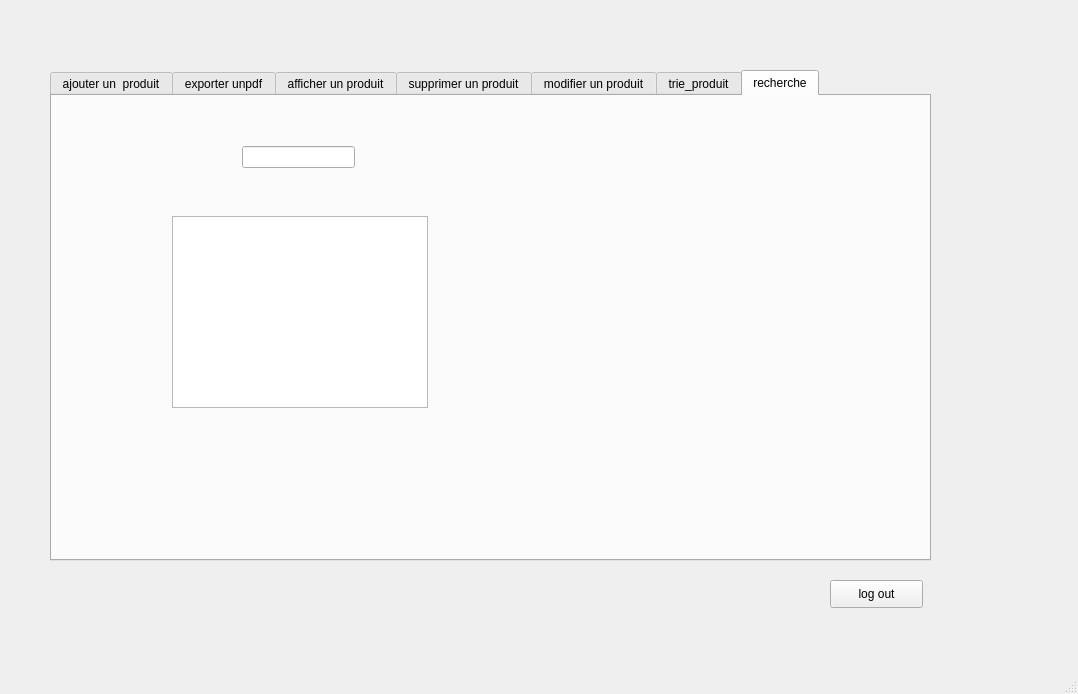
<?xml version="1.0" encoding="UTF-8"?>
<ui version="4.0">
 <class>WindowProduit</class>
 <widget class="QMainWindow" name="WindowProduit">
  <property name="geometry">
   <rect>
    <x>0</x>
    <y>0</y>
    <width>1078</width>
    <height>694</height>
   </rect>
  </property>
  <property name="windowTitle">
   <string>MainWindow</string>
  </property>
  <widget class="QWidget" name="centralwidget">
   <widget class="QTabWidget" name="tabWidget">
    <property name="geometry">
     <rect>
      <x>50</x>
      <y>70</y>
      <width>881</width>
      <height>491</height>
     </rect>
    </property>
    <property name="currentIndex">
     <number>6</number>
    </property>
    <widget class="QWidget" name="tab">
     <attribute name="title">
      <string>ajouter un  produit</string>
     </attribute>
     <widget class="QGroupBox" name="groupBox">
      <property name="geometry">
       <rect>
        <x>50</x>
        <y>40</y>
        <width>461</width>
        <height>311</height>
       </rect>
      </property>
      <property name="title">
       <string>ajot</string>
      </property>
      <widget class="QLabel" name="label">
       <property name="geometry">
        <rect>
         <x>50</x>
         <y>60</y>
         <width>56</width>
         <height>16</height>
        </rect>
       </property>
       <property name="text">
        <string>id</string>
       </property>
      </widget>
      <widget class="QLineEdit" name="le_id">
       <property name="geometry">
        <rect>
         <x>170</x>
         <y>60</y>
         <width>113</width>
         <height>22</height>
        </rect>
       </property>
      </widget>
      <widget class="QLineEdit" name="le_couleur">
       <property name="geometry">
        <rect>
         <x>160</x>
         <y>110</y>
         <width>113</width>
         <height>22</height>
        </rect>
       </property>
      </widget>
      <widget class="QLineEdit" name="le_type">
       <property name="geometry">
        <rect>
         <x>170</x>
         <y>150</y>
         <width>113</width>
         <height>22</height>
        </rect>
       </property>
      </widget>
      <widget class="QPushButton" name="pb_ajouter">
       <property name="geometry">
        <rect>
         <x>310</x>
         <y>120</y>
         <width>93</width>
         <height>28</height>
        </rect>
       </property>
       <property name="text">
        <string>ajouter</string>
       </property>
      </widget>
      <widget class="QLabel" name="label_2">
       <property name="geometry">
        <rect>
         <x>60</x>
         <y>110</y>
         <width>56</width>
         <height>16</height>
        </rect>
       </property>
       <property name="text">
        <string>couleur</string>
       </property>
      </widget>
      <widget class="QLabel" name="label_3">
       <property name="geometry">
        <rect>
         <x>60</x>
         <y>140</y>
         <width>56</width>
         <height>16</height>
        </rect>
       </property>
       <property name="text">
        <string>type</string>
       </property>
      </widget>
      <widget class="QLabel" name="label_4">
       <property name="geometry">
        <rect>
         <x>60</x>
         <y>180</y>
         <width>56</width>
         <height>16</height>
        </rect>
       </property>
       <property name="text">
        <string>prix</string>
       </property>
      </widget>
      <widget class="QLabel" name="label_5">
       <property name="geometry">
        <rect>
         <x>60</x>
         <y>220</y>
         <width>56</width>
         <height>16</height>
        </rect>
       </property>
       <property name="text">
        <string>stock</string>
       </property>
      </widget>
      <widget class="QLabel" name="label_6">
       <property name="geometry">
        <rect>
         <x>60</x>
         <y>260</y>
         <width>56</width>
         <height>16</height>
        </rect>
       </property>
       <property name="text">
        <string>arome</string>
       </property>
      </widget>
      <widget class="QLineEdit" name="le_prix">
       <property name="geometry">
        <rect>
         <x>170</x>
         <y>190</y>
         <width>113</width>
         <height>22</height>
        </rect>
       </property>
      </widget>
      <widget class="QLineEdit" name="le_stock">
       <property name="geometry">
        <rect>
         <x>170</x>
         <y>230</y>
         <width>113</width>
         <height>22</height>
        </rect>
       </property>
      </widget>
      <widget class="QLineEdit" name="le_arome">
       <property name="geometry">
        <rect>
         <x>160</x>
         <y>260</y>
         <width>113</width>
         <height>22</height>
        </rect>
       </property>
      </widget>
     </widget>
    </widget>
    <widget class="QWidget" name="tab_6">
     <attribute name="title">
      <string>exporter unpdf</string>
     </attribute>
     <widget class="QPushButton" name="pb_pdf">
      <property name="geometry">
       <rect>
        <x>200</x>
        <y>90</y>
        <width>131</width>
        <height>28</height>
       </rect>
      </property>
      <property name="text">
       <string>PushButton</string>
      </property>
     </widget>
    </widget>
    <widget class="QWidget" name="tab_2">
     <attribute name="title">
      <string>afficher un produit</string>
     </attribute>
     <widget class="QTableView" name="tab_produit">
      <property name="geometry">
       <rect>
        <x>5</x>
        <y>21</y>
        <width>591</width>
        <height>371</height>
       </rect>
      </property>
     </widget>
    </widget>
    <widget class="QWidget" name="tab_3">
     <attribute name="title">
      <string>supprimer un produit</string>
     </attribute>
     <widget class="QLabel" name="label_7">
      <property name="geometry">
       <rect>
        <x>160</x>
        <y>80</y>
        <width>56</width>
        <height>16</height>
       </rect>
      </property>
      <property name="text">
       <string>id</string>
      </property>
     </widget>
     <widget class="QLineEdit" name="le_id_supp">
      <property name="geometry">
       <rect>
        <x>200</x>
        <y>80</y>
        <width>113</width>
        <height>22</height>
       </rect>
      </property>
     </widget>
     <widget class="QPushButton" name="pb_supprimer">
      <property name="geometry">
       <rect>
        <x>320</x>
        <y>150</y>
        <width>93</width>
        <height>28</height>
       </rect>
      </property>
      <property name="text">
       <string>supprimer</string>
      </property>
     </widget>
    </widget>
    <widget class="QWidget" name="tab_4">
     <attribute name="title">
      <string>modifier un produit</string>
     </attribute>
     <widget class="QLabel" name="label_8">
      <property name="geometry">
       <rect>
        <x>55</x>
        <y>20</y>
        <width>91</width>
        <height>20</height>
       </rect>
      </property>
      <property name="text">
       <string>id</string>
      </property>
     </widget>
     <widget class="QLabel" name="label_9">
      <property name="geometry">
       <rect>
        <x>35</x>
        <y>50</y>
        <width>111</width>
        <height>20</height>
       </rect>
      </property>
      <property name="text">
       <string>nouveau_id</string>
      </property>
     </widget>
     <widget class="QLabel" name="label_10">
      <property name="geometry">
       <rect>
        <x>25</x>
        <y>90</y>
        <width>121</width>
        <height>20</height>
       </rect>
      </property>
      <property name="text">
       <string>nouveau_couleur</string>
      </property>
     </widget>
     <widget class="QLabel" name="label_11">
      <property name="geometry">
       <rect>
        <x>35</x>
        <y>130</y>
        <width>111</width>
        <height>20</height>
       </rect>
      </property>
      <property name="text">
       <string>nouvelle_stock</string>
      </property>
     </widget>
     <widget class="QLabel" name="label_12">
      <property name="geometry">
       <rect>
        <x>35</x>
        <y>170</y>
        <width>91</width>
        <height>20</height>
       </rect>
      </property>
      <property name="text">
       <string>nouveau_prix</string>
      </property>
     </widget>
     <widget class="QLabel" name="label_13">
      <property name="geometry">
       <rect>
        <x>35</x>
        <y>220</y>
        <width>111</width>
        <height>20</height>
       </rect>
      </property>
      <property name="text">
       <string>nouveau_type</string>
      </property>
     </widget>
     <widget class="QLabel" name="label_14">
      <property name="geometry">
       <rect>
        <x>45</x>
        <y>280</y>
        <width>101</width>
        <height>20</height>
       </rect>
      </property>
      <property name="text">
       <string>nouveau_arome</string>
      </property>
     </widget>
     <widget class="QLineEdit" name="le_id_modif">
      <property name="geometry">
       <rect>
        <x>190</x>
        <y>20</y>
        <width>113</width>
        <height>22</height>
       </rect>
      </property>
     </widget>
     <widget class="QLineEdit" name="le_idnew_modif">
      <property name="geometry">
       <rect>
        <x>200</x>
        <y>50</y>
        <width>113</width>
        <height>22</height>
       </rect>
      </property>
     </widget>
     <widget class="QLineEdit" name="le_couleur_modif">
      <property name="geometry">
       <rect>
        <x>210</x>
        <y>90</y>
        <width>113</width>
        <height>22</height>
       </rect>
      </property>
     </widget>
     <widget class="QLineEdit" name="le_stock_modif">
      <property name="geometry">
       <rect>
        <x>210</x>
        <y>130</y>
        <width>113</width>
        <height>22</height>
       </rect>
      </property>
     </widget>
     <widget class="QLineEdit" name="le_prix_modif">
      <property name="geometry">
       <rect>
        <x>200</x>
        <y>170</y>
        <width>113</width>
        <height>22</height>
       </rect>
      </property>
     </widget>
     <widget class="QLineEdit" name="le_type_modif">
      <property name="geometry">
       <rect>
        <x>220</x>
        <y>220</y>
        <width>113</width>
        <height>22</height>
       </rect>
      </property>
     </widget>
     <widget class="QLineEdit" name="le_arome_modif">
      <property name="geometry">
       <rect>
        <x>220</x>
        <y>270</y>
        <width>113</width>
        <height>22</height>
       </rect>
      </property>
     </widget>
     <widget class="QPushButton" name="pb_modifier">
      <property name="geometry">
       <rect>
        <x>430</x>
        <y>180</y>
        <width>93</width>
        <height>28</height>
       </rect>
      </property>
      <property name="text">
       <string>modifier</string>
      </property>
     </widget>
    </widget>
    <widget class="QWidget" name="tab_5">
     <attribute name="title">
      <string>trie_produit</string>
     </attribute>
     <widget class="QTableView" name="tableView2">
      <property name="geometry">
       <rect>
        <x>150</x>
        <y>130</y>
        <width>341</width>
        <height>192</height>
       </rect>
      </property>
     </widget>
     <widget class="QComboBox" name="comboBox3">
      <property name="geometry">
       <rect>
        <x>180</x>
        <y>60</y>
        <width>231</width>
        <height>22</height>
       </rect>
      </property>
     </widget>
    </widget>
    <widget class="QWidget" name="tab_7">
     <attribute name="title">
      <string>recherche</string>
     </attribute>
     <widget class="QTableView" name="tableView_3">
      <property name="geometry">
       <rect>
        <x>120</x>
        <y>120</y>
        <width>256</width>
        <height>192</height>
       </rect>
      </property>
     </widget>
     <widget class="QLineEdit" name="lineEdit_recherche">
      <property name="geometry">
       <rect>
        <x>190</x>
        <y>50</y>
        <width>113</width>
        <height>22</height>
       </rect>
      </property>
     </widget>
    </widget>
   </widget>
   <widget class="QPushButton" name="pushButtonlogout">
    <property name="geometry">
     <rect>
      <x>830</x>
      <y>580</y>
      <width>93</width>
      <height>28</height>
     </rect>
    </property>
    <property name="text">
     <string>log out</string>
    </property>
   </widget>
  </widget>
  <widget class="QMenuBar" name="menubar">
   <property name="geometry">
    <rect>
     <x>0</x>
     <y>0</y>
     <width>1078</width>
     <height>26</height>
    </rect>
   </property>
  </widget>
  <widget class="QStatusBar" name="statusbar"/>
 </widget>
 <resources/>
 <connections/>
</ui>
